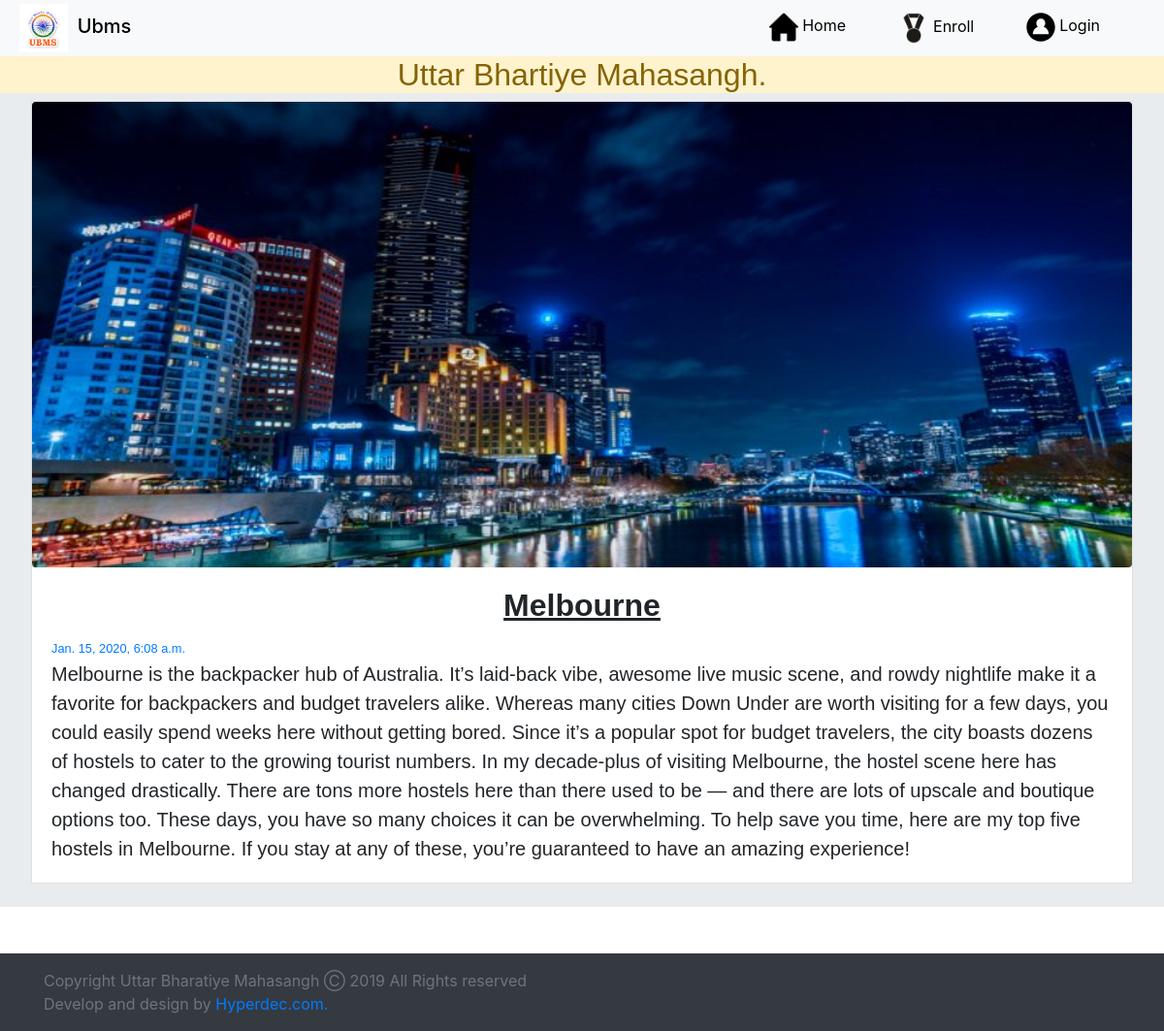
/events/melbourne/, run on the app's committed database.
### blog/models.py (models this page shows, shortened)
class Blogpost(models.Model):
    sr_no       =models.AutoField
    title       =models.CharField(max_length=50)
    photo       =models.ImageField()
    artical     =models.TextField(max_length=999999)
    slug        = models.CharField(max_length=50,blank=True,null=True)
    timestamp	=models.DateTimeField(auto_now_add=True)
    class Meta:
        ordering=['-timestamp']

### blog/views.py (the view)
# urls.py: path('events/<slug:slug>/', Blogdetail.as_view(),name="homedeatail"),
class Blogdetail(DetailView):
    queryset = Blogpost.objects.all()
    template_name = 'detail.html'

### template/detail.html
{% extends 'base.html' %}
{% block body %}
        <h2 class="text-center alert-warning m-0 p-0" style="font-family:sans-serif">Uttar Bhartiye Mahasangh.</h2>
    <div class="jumbotron rounded-0 my-0 py-2" style="font-family:sans-serif">
<div class="card mb-3 my-0 rounded-0" >
  <img src="/media/{{ object.photo }}" class="card-img-top rounded" alt="..." style="max-height:480px;max-width:1400px">
  <div class="card-body">
      <h2 class="card-title text-center"><u><b>{{ object.title }}</b></u></h2>
          <small class="text-primary">{{ object.timestamp }}</small>
      <p class="card-text blockquote">{{ object.artical }}</p>
  </div>
</div>
    </div>
{% endblock %}

### data on the page
Blogpost: photo (picture), title "Melbourne", timestamp "Jan. 15, 2020, 6:08 a.m.", artical "Melbourne is the backpacker hub of Australia. It’s laid-back vibe, awesome live music scene, and rowdy nightlife make it a favorite for backpackers and budget travelers alike. Whereas many cities Down Under are worth visiting for a few days, you could easily spend weeks here without getting bored. Since it’s a popular spot for budget travelers, the city boasts dozens of hostels to cater to the growing tourist numbers. In my decade-plus of visiting Melbourne, the hostel scene here has changed drastically. There are tons more hostels here than there used to be — and there are lots of upscale and boutique options too. These days, you have so many choices it can be overwhelming. To help save…"
